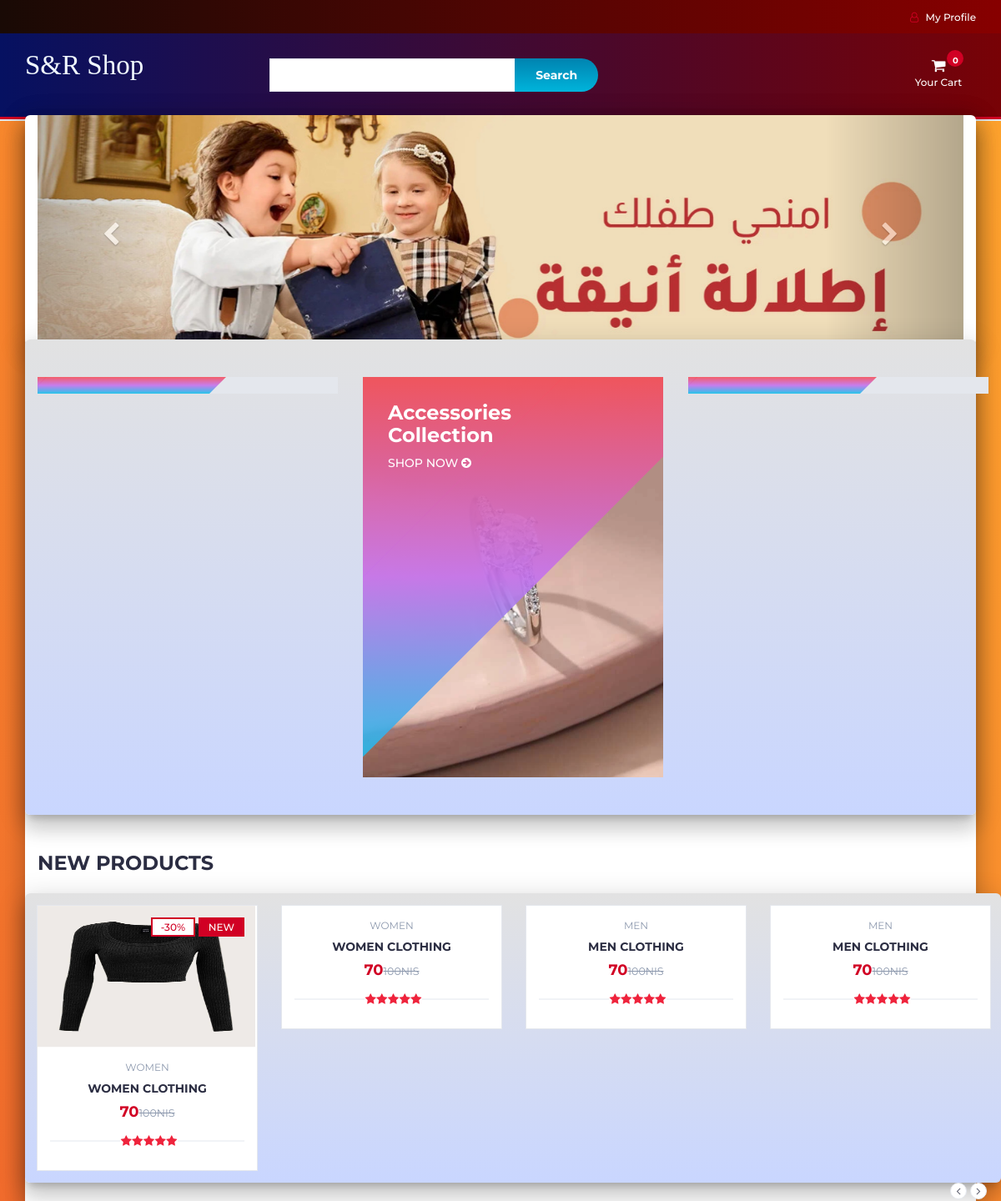
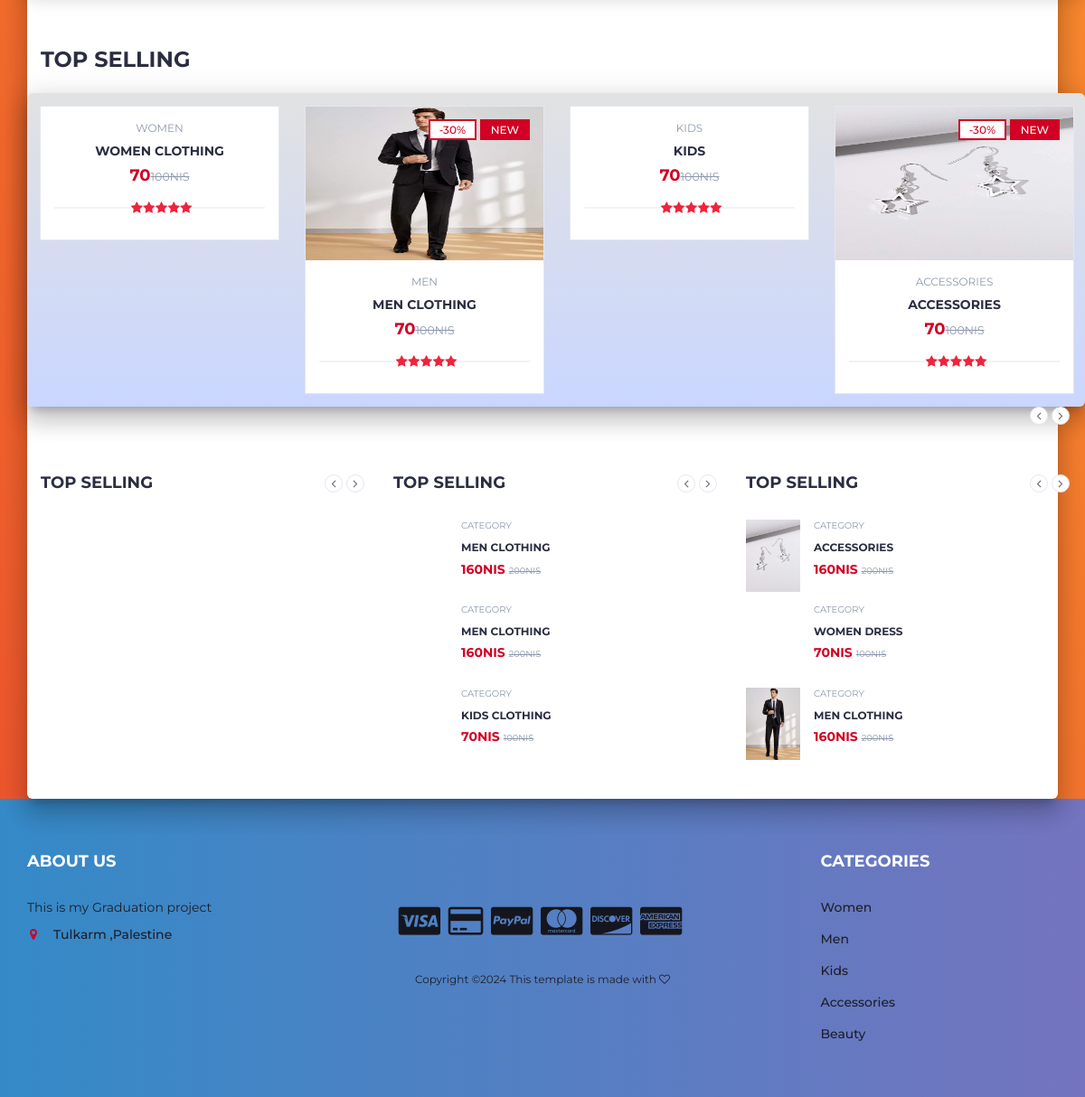
The page / on the database its author committed (2 pictures, top to bottom).
### tables this page shows
CREATE TABLE `products` (
  `product_id` int(100) NOT NULL  ,
  `product_cat` int(100) NOT NULL,
  `product_brand` int(100) NOT NULL,
  `product_title` varchar(255) NOT NULL,
  `product_price` int(100) NOT NULL,
  `product_desc` text NOT NULL,
  `product_image` text NOT NULL,
  `product_keywords` text NOT NULL
);

CREATE TABLE `categories` (
  `cat_id` int(100) NOT NULL,
  `cat_title` text NOT NULL
);

### index.php (called while the page is built)
<?php
include "header.php";
include "body.php";
include "footer.php";

### body.php (the view, shortened to what this page needs)
   <div class="main main-raised">
        <div class="container mainn-raised" style="width:100%;">
  <div id="myCarousel" class="carousel slide" data-ride="carousel">
    <div class="carousel-inner">
      <div class="item active">
        <img src="img/banner2.jpg" alt="For your kids" style="width:100% hieght:90px;">
      </div>
    </div>
    <a class="left carousel-control _26sdfg" href="#myCarousel" data-slide="prev">
      <span class="glyphicon glyphicon-chevron-left"></span>
    </a>
    <a class="right carousel-control _26sdfg" href="#myCarousel" data-slide="next">
      <span class="glyphicon glyphicon-chevron-right"></span>
    </a>
  </div>
</div>
		<div class="section mainn mainn-raised">
			<div class="container">
				<div class="row">
					<div class="col-md-4 col-xs-6">
						<a href="product.php?p=78"><div class="shop">
							<div class="shop-img">
							</div>
							<div class="shop-body">
							</div>
						</div></a>
					</div>
					<div class="col-md-4 col-xs-6">
						<a href="product.php?p=72"><div class="shop">
							<div class="shop-img">
								<img src="./img/accessesories.png" alt="">
							</div>
							<div class="shop-body">
								<h3>Accessories<br>Collection</h3>
								<a href="product.php?p=72" class="cta-btn">Shop now <i class="fa fa-arrow-circle-right"></i></a>
							</div>
						</div></a>
					</div>
					<div class="col-md-4 col-xs-6">
						<a href="product.php?p=79"><div class="shop">
							<div class="shop-img">
							</div>
							<div class="shop-body">
							</div>
                            </div></a>
					</div>
				</div>
			</div>
		</div>
		<div class="section">
			<div class="container">
				<div class="row">
					<div class="col-md-12">
						<div class="section-title">
							<h3 class="title">New Products</h3>
						</div>
					</div>
					<div class="col-md-12 mainn mainn-raised">
						<div class="row">
							<div class="products-tabs">
								<div id="tab1" class="tab-pane active">
									<div class="products-slick" data-nav="#slick-nav-1" >
									<?php
                    include 'db.php';
					$product_query = "SELECT * FROM products,categories WHERE product_cat=cat_id AND product_id BETWEEN 70 AND 75";
                $run_query = mysqli_query($con,$product_query);
                if(mysqli_num_rows($run_query) > 0){
                    while($row = mysqli_fetch_array($run_query)){
                        $pro_id    = $row['product_id'];
                        $pro_title = $row['product_title'];
                        $pro_price = $row['product_price'];
                        $pro_image = $row['product_image'];
                        $cat_name = $row["cat_title"];
                        echo "
								<div class='product'>
									<a href='product.php?p=$pro_id'><div class='product-img'>
										<img src='product_images/$pro_image' style='max-height: 170px;' alt=''>
										<div class='product-label'>
											<span class='sale'>-30%</span>
											<span class='new'>NEW</span>
										</div>
									</div></a>
									<div class='product-body'>
										<p class='product-category'>$cat_name</p>
										<h3 class='product-name header-cart-item-name'><a href='product.php?p=$pro_id'>$pro_title</a></h3>
										<h4 class='product-price header-cart-item-info'>$pro_price<del class='product-old-price'>100NIS</del></h4>
										<div class='product-rating'>
											<i class='fa fa-star'></i>
											<i class='fa fa-star'></i>
											<i class='fa fa-star'></i>
											<i class='fa fa-star'></i>
											<i class='fa fa-star'></i>
										</div>
										<div class='product-btns'></div>
									</div>
									<div class='add-to-cart'>
										<button pid='$pro_id' id='product' class='add-to-cart-btn block2-btn-towishlist' href='#'><i class='fa fa-shopping-cart'></i> add to cart</button>
									</div>
								</div>
			";
		}
}
?>
									</div>
									<div id="slick-nav-1" class="products-slick-nav"></div>
								</div>
							</div>
						</div>
					</div>
				</div>
			</div>
		</div>
		<div class="section">
			<div class="container">
				<div class="row">
					<div class="col-md-12">
						<div class="section-title">
							<h3 class="title">Top selling</h3>
						</div>
					</div>
					<div class="col-md-12 mainn mainn-raised">
						<div class="row">
							<div class="products-tabs">
								<div id="tab2" class="tab-pane fade in active">
									<div class="products-slick" data-nav="#slick-nav-2">
										<?php
                    include 'db.php';
					$product_query = "SELECT * FROM products,categories WHERE product_cat=cat_id AND product_id BETWEEN 60 AND 65";
                $run_query = mysqli_query($con,$product_query);
                if(mysqli_num_rows($run_query) > 0){
                    while($row = mysqli_fetch_array($run_query)){
                        $pro_id    = $row['product_id'];
                        $pro_title = $row['product_title'];
                        $pro_price = $row['product_price'];
                        $pro_image = $row['product_image'];
                        $cat_name = $row["cat_title"];
                        echo "
								<div class='product'>
									<a href='product.php?p=$pro_id'><div class='product-img'>
										<img src='product_images/$pro_image' style='max-height: 170px;' alt=''>
										<div class='product-label'>
											<span class='sale'>-30%</span>
											<span class='new'>NEW</span>
										</div>
									</div></a>
									<div class='product-body'>
										<p class='product-category'>$cat_name</p>
										<h3 class='product-name header-cart-item-name'><a href='product.php?p=$pro_id'>$pro_title</a></h3>
										<h4 class='product-price header-cart-item-info'>$pro_price<del class='product-old-price'>100NIS</del></h4>
										<div class='product-rating'>
											<i class='fa fa-star'></i>
											<i class='fa fa-star'></i>
											<i class='fa fa-star'></i>
											<i class='fa fa-star'></i>
											<i class='fa fa-star'></i>
										</div>
									</div>
									<div class='add-to-cart'>
										<button pid='$pro_id' id='product' class='add-to-cart-btn block2-btn-towishlist' href='#'><i class='fa fa-shopping-cart'></i> add to cart</button>
									</div>
								</div>
			";
		}
}
?>
									</div>
									<div id="slick-nav-2" class="products-slick-nav"></div>
								</div>
							</div>
						</div>
					</div>
				</div>
			</div>
		</div>
		<div class="section">
			<div class="container">
				<div class="row">
					<div class="col-md-4 col-xs-6">
						<div class="section-title">
							<h4 class="title">Top selling</h4>
							<div class="section-nav">
								<div id="slick-nav-3" class="products-slick-nav"></div>
							</div>
						</div>
						<div class="products-widget-slick" data-nav="#slick-nav-3">
							<div id="get_product_home">
							</div>
						</div>
					</div>
					<div class="col-md-4 col-xs-6">
						<div class="section-title">
							<h4 class="title">Top selling</h4>
							<div class="section-nav">
								<div id="slick-nav-4" class="products-slick-nav"></div>
							</div>
						</div>
						<div class="products-widget-slick" data-nav="#slick-nav-4">
							<div>
								<div class="product-widget">
									<div class="product-body">
										<p class="product-category">Category</p>
										<h3 class="product-name"><a href="#">Men Clothing</a></h3>
										<h4 class="product-price">160NIS <del class="product-old-price">200NIS</del></h4>
									</div>
								</div>
								<div class="product-widget">
									<div class="product-body">
										<p class="product-category">Category</p>
										<h3 class="product-name"><a href="#">Men Clothing</a></h3>
										<h4 class="product-price">160NIS <del class="product-old-price">200NIS</del></h4>
									</div>
								</div>
								<div class="product-widget">
									<div class="product-body">
										<p class="product-category">Category</p>
										<h3 class="product-name"><a href="#">Kids Clothing</a></h3>
										<h4 class="product-price">70NIS <del class="product-old-price">100NIS</del></h4>
									</div>
								</div>
							</div>
						</div>
					</div>
					<div class="col-md-4 col-xs-6">
						<div class="section-title">
							<h4 class="title">Top selling</h4>
							<div class="section-nav">
								<div id="slick-nav-5" class="products-slick-nav"></div>
							</div>
						</div>
						<div class="products-widget-slick" data-nav="#slick-nav-5">
							<div>
								<div class="product-widget">
									<div class="product-img">
										<img src="./product_images/j11.png" alt="">
									</div>
									<div class="product-body">
										<p class="product-category">Category</p>
										<h3 class="product-name"><a href="#">Accessories</a></h3>
										<h4 class="product-price">160NIS <del class="product-old-price">200NIS</del></h4>
									</div>
								</div>
								<div class="product-widget">
									<div class="product-body">
										<p class="product-category">Category</p>
										<h3 class="product-name"><a href="#">Women Dress</a></h3>
										<h4 class="product-price">70NIS <del class="product-old-price">100NIS</del></h4>
									</div>
								</div>
								<div class="product-widget">
									<div class="product-img">
										<img src="../product_images/m11.png" alt="">
									</div>
									<div class="product-body">
										<p class="product-category">Category</p>
										<h3 class="product-name"><a href="#">Men Clothing</a></h3>
										<h4 class="product-price">160NIS <del class="product-old-price">200NIS</del></h4>
									</div>
								</div>
							</div>
						</div>
					</div>
				</div>
			</div>
		</div>
</div>

### header.php (shortened to what this page needs)
<!DOCTYPE html>
<html lang="en">
	<head>
		<link type="text/css" rel="stylesheet" href="css/bootstrap.min.css"/>
		<link type="text/css" rel="stylesheet" href="css/slick.css"/>
		<link type="text/css" rel="stylesheet" href="css/slick-theme.css"/>
		<link type="text/css" rel="stylesheet" href="css/nouislider.min.css"/>
		<link rel="stylesheet" href="css/font-awesome.min.css">
		<link type="text/css" rel="stylesheet" href="css/style.css"/>
		<link type="text/css" rel="stylesheet" href="css/accountbtn.css"/>
    </head>
	<body>
		<header>
			<div id="top-header">
				<div class="container">
					<ul class="header-links pull-right">
						<li><?php
                             include "db.php";
                            if(isset($_SESSION["uid"])){
                                $sql = "SELECT * FROM user_info WHERE user_id='$_SESSION[uid]'";
                                $query = mysqli_query($con,$sql);
                                $row=mysqli_fetch_array($query);
                                echo '
                               <div class="dropdownn">
                                  <a href="#" class="dropdownn" data-toggle="modal" data-target="#myModal" ><i class="fa fa-user-o"></i> HI'.$row["first_name"].'</a>
                                  <div class="dropdownn-content">
                                    <a href="logout.php"  ><i class="fa fa-sign-in" aria-hidden="true"></i>Log out</a>
                                  </div>
                                </div>';
                            }else{
                                echo '
                                <div class="dropdownn">
                                  <a href="#" class="dropdownn" data-toggle="modal" data-target="#myModal" ><i class="fa fa-user-o"></i> My Profile</a>
                                  <div class="dropdownn-content">
                                    <a href="" data-toggle="modal" data-target="#Modal_login"><i class="fa fa-sign-in" aria-hidden="true" ></i>Sign in</a>
                                    <a href="" data-toggle="modal" data-target="#Modal_register"><i class="fa fa-user-plus" aria-hidden="true"></i>Create Account</a>
                                  </div>
                                </div>';
                            }
                                             ?>
                                </li>
					</ul>
				</div>
			</div>
			<div id="header">
				<div class="container">
					<div class="row">
						<div class="col-md-3">
							<div class="header-logo">
								<a href="#" class="logo">
								<font style="font-style:normal; font-size: 33px;color: aliceblue;font-family: serif">
                                        S&R Shop
                                    </font>
								</a>
							</div>
						</div>
						<div class="col-md-6">
							<div class="header-search">
              <form action="search.php" method="POST">
	<input class ="input" id ="search " place holder="Search here" type="text" required name="search"  />
	<input type="submit" class ="search-btn" id="search-btn"  value="Search" />
</form>
							</div>
						</div>
						<div class="col-md-3 clearfix">
							<div class="header-ctn">
								<div class="dropdown">
									<a class="dropdown-toggle" data-toggle="dropdown" aria-expanded="true">
										<i class="fa fa-shopping-cart"></i>
										<span>Your Cart</span>
										<div class="badge qty">0</div>
									</a>
									</div>
							</div>
						</div>
					</div>
				</div>
			</div>
		</header>

### footer.php (shortened to what this page needs)
<footer id="footer">
			<div class="section">
				<div class="container">
					<div class="row">
						<div class="col-md-3 col-xs-6">
							<div class="footer">
								<h3 class="footer-title">About Us</h3>
								<p>This is my Graduation project</p>
								<ul class="footer-links">
									<li><a href="#"><i class="fa fa-map-marker"></i>Tulkarm ,Palestine</a></li>
								</ul>
							</div>
						</div>
						<div class="col-md-6 text-center" style="margin-top:80px;">
							<ul class="footer-payments">
								<li><a href="#"><i class="fa fa-cc-visa"></i></a></li>
								<li><a href="#"><i class="fa fa-credit-card"></i></a></li>
								<li><a href="#"><i class="fa fa-cc-paypal"></i></a></li>
								<li><a href="#"><i class="fa fa-cc-mastercard"></i></a></li>
								<li><a href="#"><i class="fa fa-cc-discover"></i></a></li>
								<li><a href="#"><i class="fa fa-cc-amex"></i></a></li>
							</ul>
							<span class="copyright">
								Copyright &copy;<script>document.write(new Date().getFullYear());</script> This template is made with <i class="fa fa-heart-o" aria-hidden="true"></i></a>
							</span>
						</div>
						<div class="col-md-3 col-xs-6">
							<div class="footer">
								<h3 class="footer-title">Categories</h3>
								<ul class="footer-links">
									<li><a href="#">Women</a></li>
									<li><a href="#">Men</a></li>
									<li><a href="#">Kids</a></li>
									<li><a href="#">Accessories</a></li>
									<li><a href="#">Beauty</a></li>
								</ul>
							</div>
						</div>
					</div>
				</div>
			</div>
		</footer>

### css/accountbtn.css (style rules this page uses)
.dropdownn { position: relative; display: inline-block; }

### header.php (style rules this page uses)
#header { background : #780206; background: -webkit-linear-gradient(to right, #061161, #780206); background: linear-gradient(to right, #061161, #780206); }
#top-header { background: #870000; background: -webkit-linear-gradient(to right, #190A05, #870000); background: linear-gradient(to right, #190A05, #870000); }
#footer { background: #7474BF; background: -webkit-linear-gradient(to right, #348AC7, #7474BF); background: linear-gradient(to right, #348AC7, #7474BF); color: #1E1F29; }
.footer-links li a { color: #1E1F29; }
.mainn-raised { margin: -7px 0px 0px; border-radius: 6px; box-shadow: 0 16px 24px 2px rgba(0, 0, 0, 0.14), 0 6px 30px 5px rgba(0, 0, 0, 0.12), 0 8px 10px -5px rgba(0, 0, 0, 0.2); }
.glyphicon { display: inline-block; font: normal normal normal 14px/1 FontAwesome; font-size: inherit; text-rendering: auto; -webkit-font-smoothing: antialiased; -moz-osx-font-smoothing: grayscale; }
.glyphicon-chevron-left:before { content:"\f053" }
.glyphicon-chevron-right:before { content:"\f054" }

### rows shown on the page
products: product_image (picture), categories.cat_title "WOMEN", product_title "WOMEN CLOTHING", product_price "70"
products: categories.cat_title "WOMEN", product_title "WOMEN CLOTHING", product_price "70"
products: categories.cat_title "MEN", product_title "MEN CLOTHING", product_price "70"
products: categories.cat_title "MEN", product_title "MEN CLOTHING", product_price "70"
products: categories.cat_title "WOMEN", product_title "WOMEN CLOTHING", product_price "70"
products: product_image (picture), categories.cat_title "MEN", product_title "MEN CLOTHING", product_price "70"
products: categories.cat_title "KIDS", product_title "KIDS", product_price "70"
products: product_image (picture), categories.cat_title "ACCESSORIES", product_title "ACCESSORIES", product_price "70"
